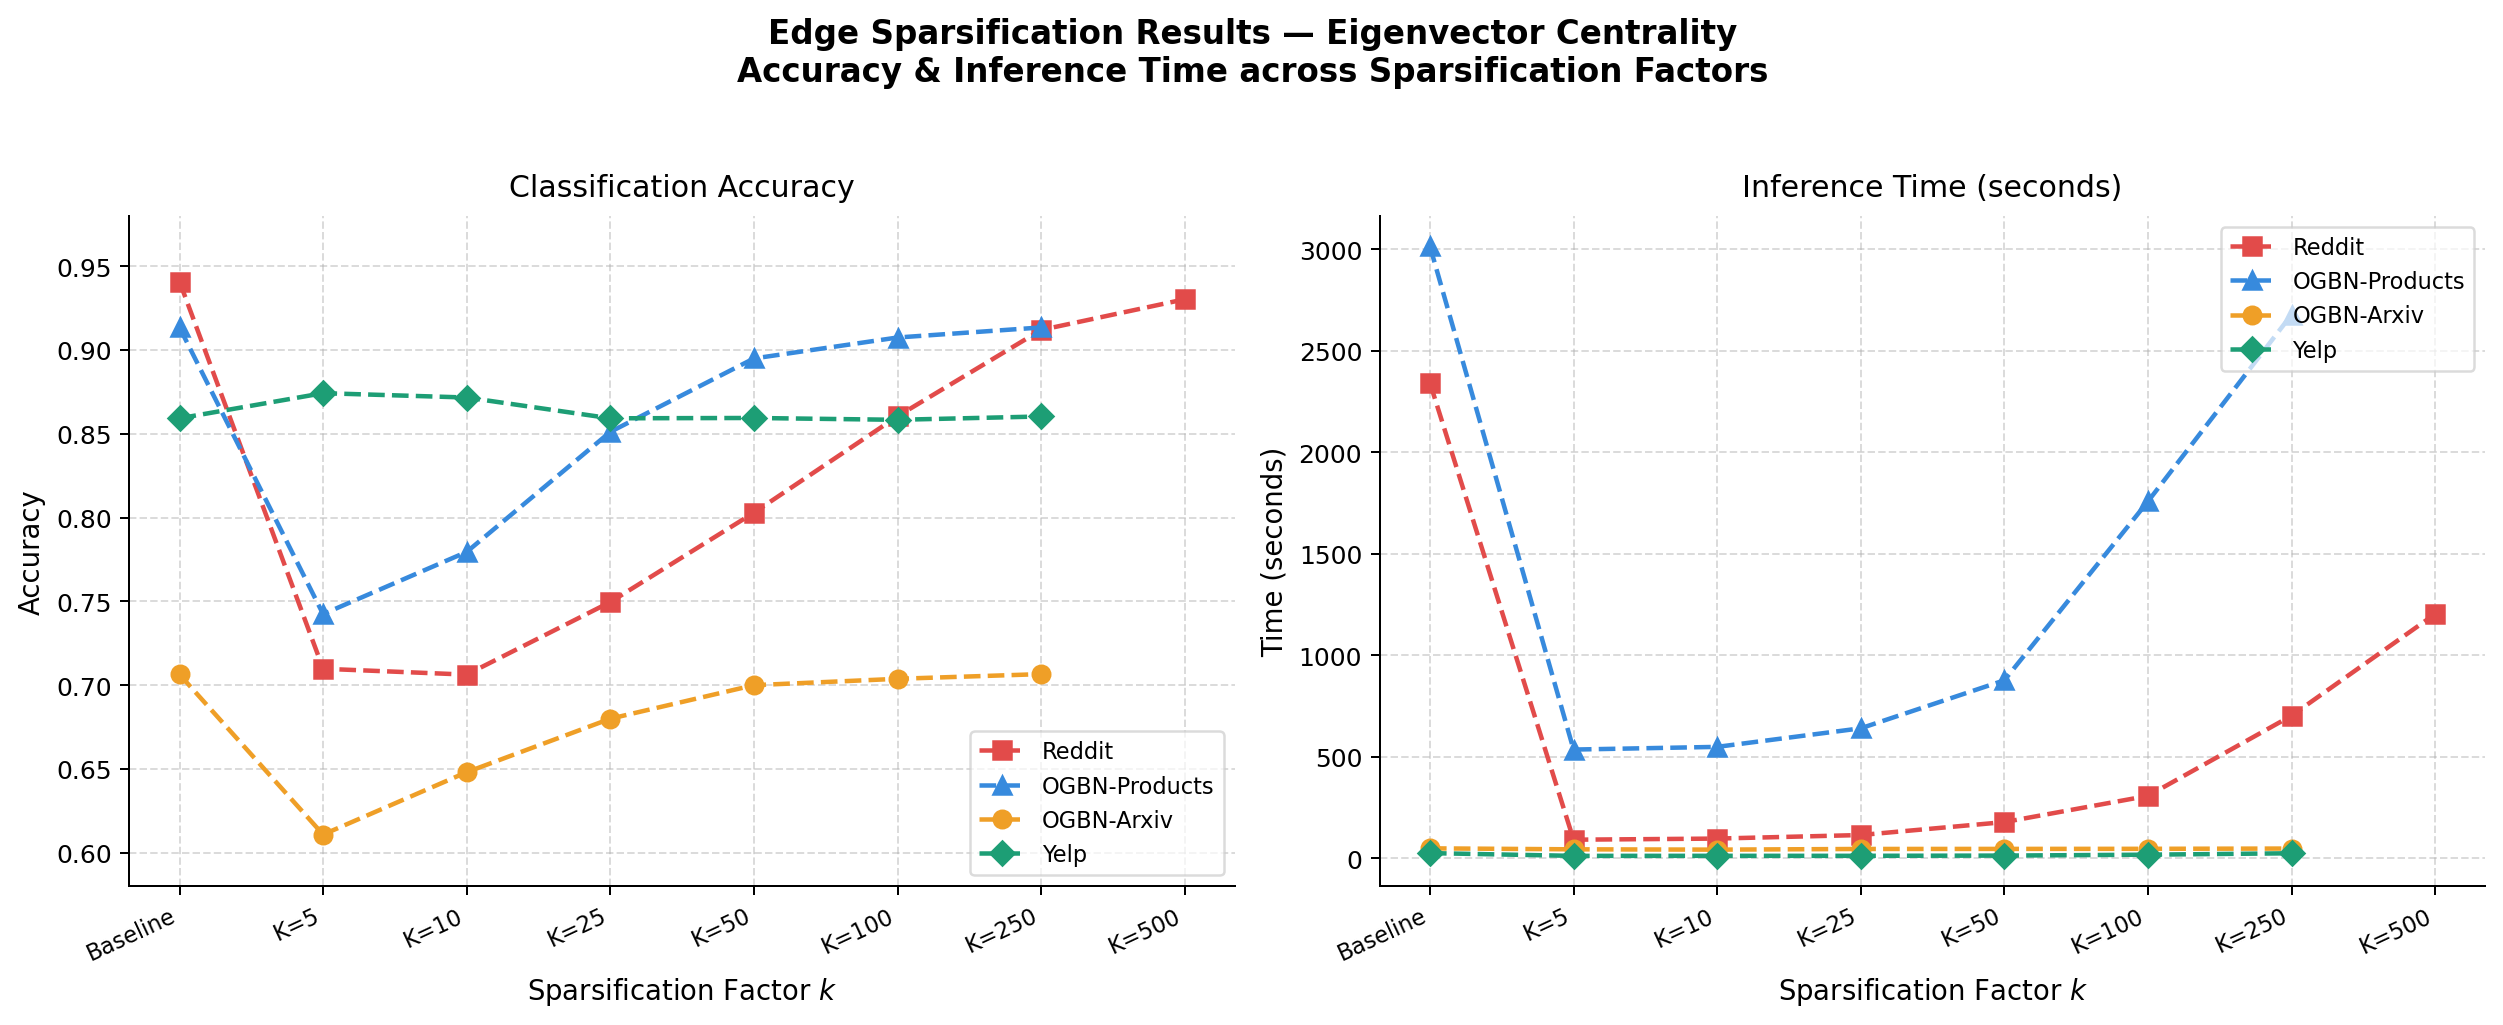

Source code (Python):
import matplotlib.pyplot as plt
import numpy as np

# ── Accurate Data from local_1.csv ────────────────────────────────────────────
sparsification = ['Baseline', 'K=5', 'K=10', 'K=25', 'K=50', 'K=100', 'K=250', 'K=500']
x = np.arange(len(sparsification))

datasets = {
    'Reddit': {
        'acc':  [0.9408, 0.7098, 0.7063, 0.7496, 0.8029, 0.8604, 0.9119, 0.9302],
        'time': [2342.29, 92.26, 97.81, 115.30, 179.04, 308.17, 703.10, 1204.02],
        'edges':[57424428, 689653, 1244952, 2835497, 5291891, 9649972, 19691977, 30598452],
    },
    'OGBN-Products': {
        'acc':  [0.9134, 0.7424, 0.7795, 0.8511, 0.8949, 0.9074, 0.9134, None],
        'time': [3015.11, 536.25, 549.51, 640.91, 877.31, 1758.35, 2678.49, None],
        'edges':[63083526, 6779472, 11450608, 22327577, 34705249, 47342947, 57076419, None],
    },
    'OGBN-Arxiv': {
        'acc':  [0.7064, 0.6109, 0.6481, 0.6800, 0.7000, 0.7038, 0.7066, None],
        'time': [49.69, 44.90, 43.33, 46.65, 46.94, 47.39, 48.72, None],
        'edges':[1242470, 417553, 608212, 871507, 1001256, 1078980, 1144817, None],
    },
    'Yelp': {
        'acc':  [0.8592, 0.8742, 0.8716, 0.8592, 0.8594, 0.8583, 0.8603, None],
        'time': [26.25, 12.66, 12.89, 12.87, 14.05, 18.54, 25.44, None],
        'edges':[3869956, 137598, 251340, 585767, 1112996, 2026430, 3626997, None],
    },
}

colors  = ['#E24B4A', '#378ADD', '#EF9F27', '#1D9E75']
markers = ['s', '^', 'o', 'D']

def split_none(xvals, yvals):
    """Split into segments separated by None, return list of (xs, ys) segments."""
    segments = []
    seg_x, seg_y = [], []
    for xi, yi in zip(xvals, yvals):
        if yi is not None:
            seg_x.append(xi)
            seg_y.append(yi)
        else:
            if seg_x:
                segments.append((seg_x, seg_y))
            seg_x, seg_y = [], []
    if seg_x:
        segments.append((seg_x, seg_y))
    return segments

# ── Figure ────────────────────────────────────────────────────────────────────
fig, axes = plt.subplots(1, 2, figsize=(14, 5.5))
fig.suptitle(
    'Edge Sparsification Results — Eigenvector Centrality\n'
    'Accuracy & Inference Time across Sparsification Factors',
    fontsize=13, fontweight='bold', y=1.03
)

# ── Left: Accuracy ────────────────────────────────────────────────────────────
ax1 = axes[0]
for i, (name, vals) in enumerate(datasets.items()):
    segs = split_none(x, vals['acc'])
    for si, (sx, sy) in enumerate(segs):
        ax1.plot(sx, sy,
                 color=colors[i], marker=markers[i],
                 markersize=7, linewidth=1.8, linestyle='--',
                 label=name if si == 0 else '_nolegend_')

ax1.set_title('Classification Accuracy', fontsize=12, pad=8)
ax1.set_xlabel('Sparsification Factor $k$', fontsize=11)
ax1.set_ylabel('Accuracy', fontsize=11)
ax1.set_xticks(x)
ax1.set_xticklabels(sparsification, rotation=25, ha='right', fontsize=9)
ax1.set_ylim(0.58, 0.98)
ax1.yaxis.set_major_formatter(plt.FuncFormatter(lambda v, _: f'{v:.2f}'))
ax1.legend(fontsize=9, framealpha=0.7, loc='lower right')
ax1.grid(True, linestyle='--', alpha=0.45)
ax1.spines[['top', 'right']].set_visible(False)

# ── Right: Time ───────────────────────────────────────────────────────────────
ax2 = axes[1]
for i, (name, vals) in enumerate(datasets.items()):
    segs = split_none(x, vals['time'])
    for si, (sx, sy) in enumerate(segs):
        ax2.plot(sx, sy,
                 color=colors[i], marker=markers[i],
                 markersize=7, linewidth=1.8, linestyle='--',
                 label=name if si == 0 else '_nolegend_')

ax2.set_title('Inference Time (seconds)', fontsize=12, pad=8)
ax2.set_xlabel('Sparsification Factor $k$', fontsize=11)
ax2.set_ylabel('Time (seconds)', fontsize=11)
ax2.set_xticks(x)
ax2.set_xticklabels(sparsification, rotation=25, ha='right', fontsize=9)
ax2.legend(fontsize=9, framealpha=0.7, loc='upper right')
ax2.grid(True, linestyle='--', alpha=0.45)
ax2.spines[['top', 'right']].set_visible(False)

plt.tight_layout()
plt.savefig('local1_sparsification_plot.png', dpi=180, bbox_inches='tight')
plt.show()
print("Saved: local1_sparsification_plot.png")
